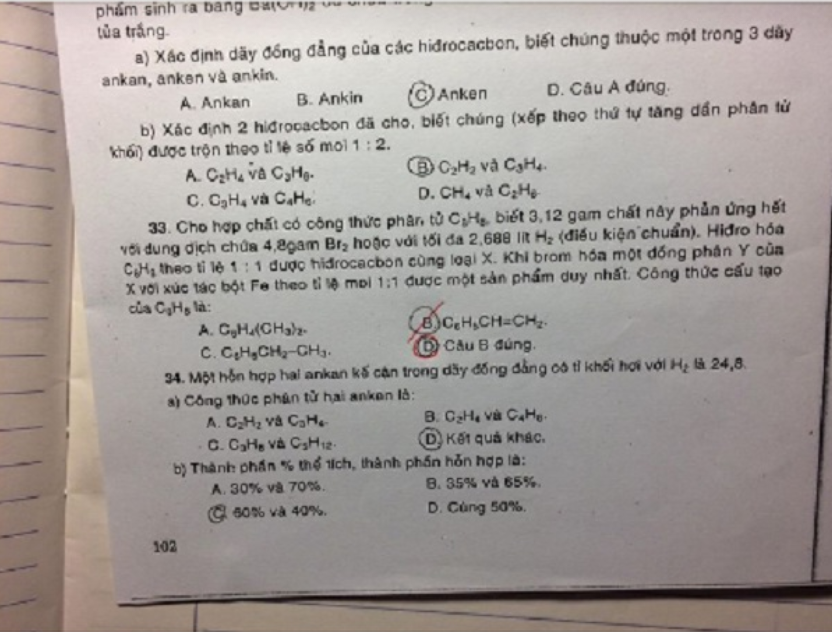
#> input picture projectfinal/exam.png, 832 x 632 px
$ jupyter execute 'Autograding .ipynb'   (shell and % lines are left out)
#> lines starting #> are read from the running program, lines starting #| are printed output that depends on the picture; after the words box and inside, x2 and y2 are one past the last pixel; in counts of white or black regions, pixels touching at a corner belong together
[cell 1]
import numpy as np
import matplotlib.pyplot as plt
import cv2

[cell 2]
plt.rcParams['figure.figsize'] = [6, 8]

[cell 3]
# Chuyển thành ảnh xám
img = cv2.imread('exam.png', cv2.IMREAD_GRAYSCALE)
#> img: shape (632, 832); min 0, max 247, mean 156.6
plt.imshow(img, cmap='gray')

[cell 4]
blurred = cv2.GaussianBlur(img, (5, 5), 0)
plt.imshow(blurred, cmap='gray')

[cell 5]
# Chuyển thành ảnh đen trắng bằng Gaussian Threshold
# (với những phép toán như tìm contour hoặc binary_fill_holes sẽ xử lý hiệu quả hơn trên ảnh đen trắng nên cần có bước này)
im = cv2.adaptiveThreshold(img,255,cv2.ADAPTIVE_THRESH_GAUSSIAN_C,\
            cv2.THRESH_BINARY,31,7)
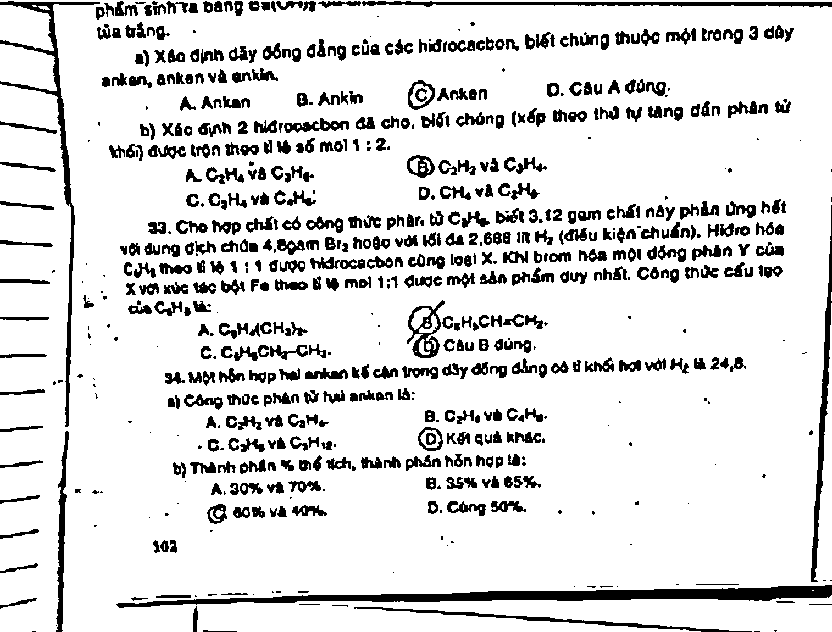
#> im: shape (632, 832); 86.8% white; 669 black regions (146 under 20 px), largest, box (x1, y1, x2, y2) and area: (116, 585, 832, 608) 5788, (0, 1, 100, 427) 2670, (811, 205, 832, 582) 1708
plt.imshow(im, cmap='gray')

[cell 6]
# lấp chỗ trống trong những hình tròn
from scipy.ndimage.morphology import binary_fill_holes

# binary_fill_holes là 1 hàm binary delation
clean_image = binary_fill_holes(255 - im)
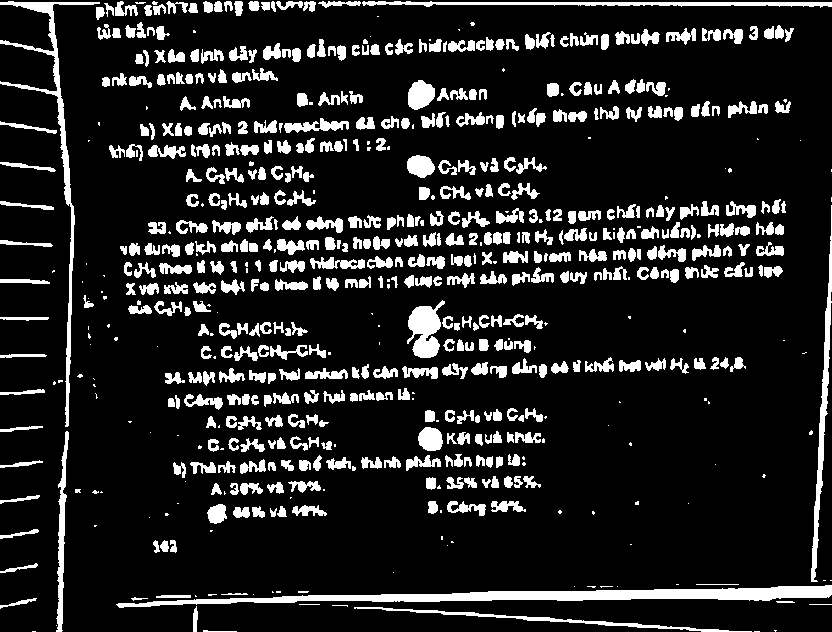
#> clean_image: shape (632, 832) bool; 13.9% white; 667 white regions (146 under 20 px), largest, box (x1, y1, x2, y2) and area: (116, 585, 832, 608) 5790, (0, 1, 100, 427) 2711, (811, 205, 832, 582) 1708
plt.imshow(clean_image, cmap='gray')

[cell 7]
clean_image = np.float32(clean_image)

[cell 8]
# Opening (mục đích để loại bỏ trường hợp 2 hình tròn dính nhau, hoặc hình tròn dính vào chữ,
# tuy nhiên opening làm mất dấu khi các hình tròn bị gạch chéo)
kernel = cv2.getStructuringElement(cv2.MORPH_RECT, (7,7))
opening = cv2.morphologyEx(clean_image, cv2.MORPH_OPEN, kernel)
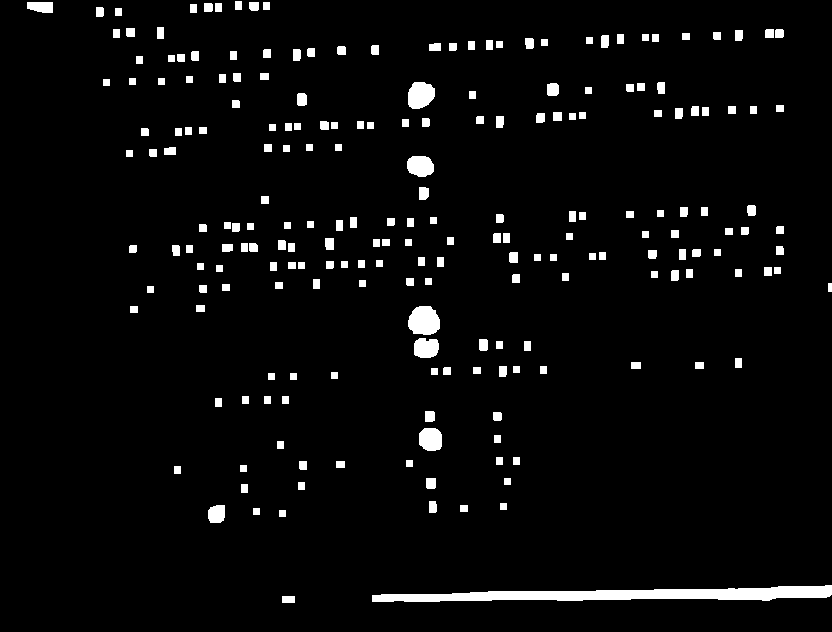
#> opening: shape (632, 832) float32; values 0 (black) and 1 (white), 4% white; 216 white regions, largest, box (x1, y1, x2, y2) and area: (372, 585, 832, 602) 4475, (408, 306, 440, 335) 749, (408, 82, 435, 109) 585
plt.imshow(opening, cmap='gray')

[cell 9]
# Closing (thử cho vui thôi, không hiệu quả)
kernel = cv2.getStructuringElement(cv2.MORPH_RECT, (3,3))
closing = cv2.morphologyEx(clean_image, cv2.MORPH_CLOSE, kernel)
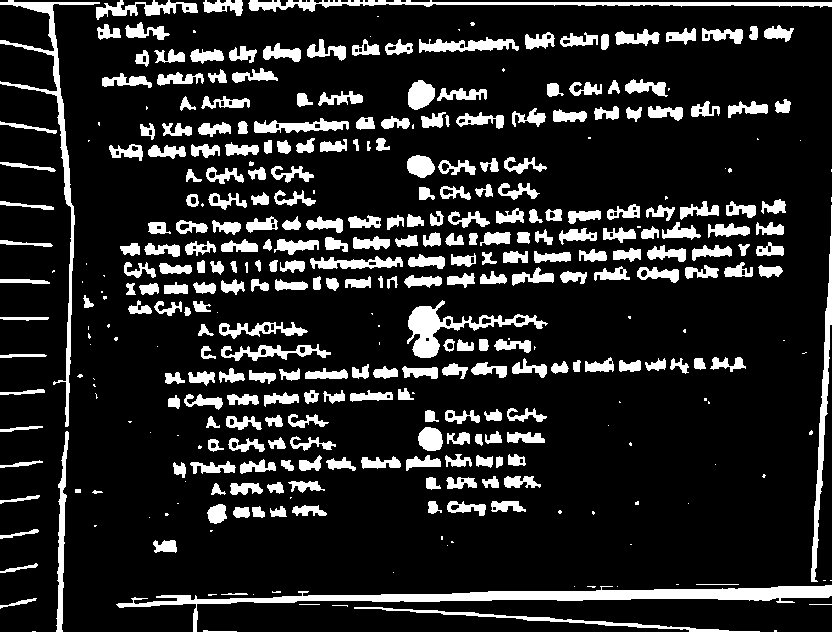
#> closing: shape (632, 832) float32; values 0 (black) and 1 (white), 15.1% white; 369 white regions (89 under 20 px)
plt.imshow(closing, cmap='gray')

[cell 10]
# Lấy ra vị trí các contour (contour là 1 chuỗi tọa độ (x_i, y_) các điểm có cùng độ sáng dọc theo biên của 1 object (t đang hiểu là thế))
contours, _ = cv2.findContours(opening.astype(np.uint8), # pylint: disable=unused-variable
                                  cv2.RETR_EXTERNAL,
                                  cv2.CHAIN_APPROX_NONE)
#> contours = 216 contours; largest, box (x1, y1, x2, y2) and area: (372, 585, 832, 602) 4008, (408, 306, 440, 335) 702, (408, 82, 435, 109) 544, (407, 156, 434, 177) 430, (419, 428, 442, 451) 425

# Vẽ contour
obj_image = np.zeros(opening.shape)
for index, cnt in enumerate(contours):
    print(cnt.shape)
    print(cnt)
    cv2.drawContours(opening, [cnt], 0, 255, -1)
#> this loop made 216 passes
#> (printed output is left out)
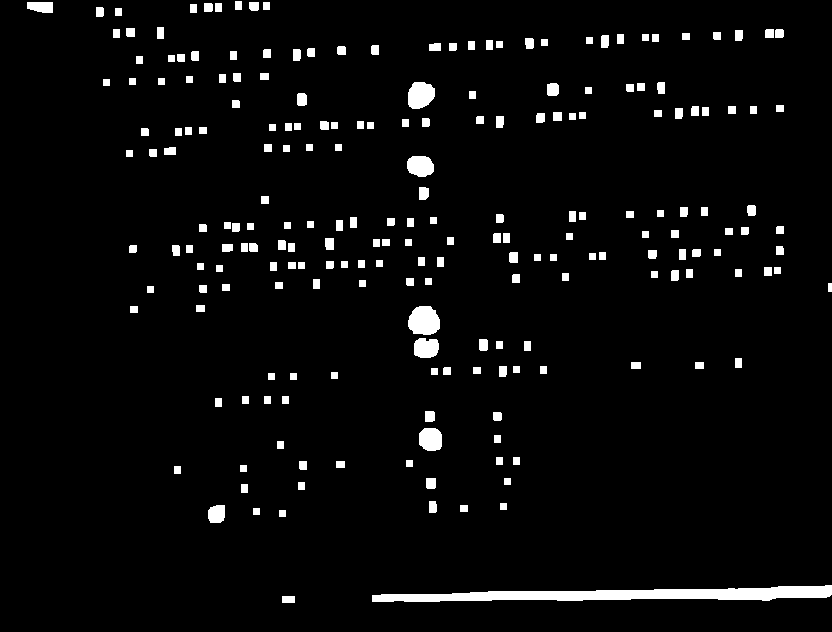
#> opening: shape (632, 832) float32; 4% white; 216 white regions, largest, box (x1, y1, x2, y2) and area: (372, 585, 832, 602) 4475, (408, 306, 440, 335) 749, (408, 82, 435, 109) 585

Ta có công thức $\frac{4\pi^2r^2}{C^2}=1$ trong đó $C$ là chu vi của hình tròn, giờ ta xác định giá trị $\alpha=\frac{4\pi area}{P^2}$ với $P$ là chu vi của `contour` và nếu giá trị $\alpha$ lớn hơn hoặc bằng `round_thresh` thì ta chấp nhận `contour` đấy là vòng tròn. Ngoài ra trong ảnh các chữ cái cũng có thể tạo thành contour với `area` nhỏ, nên cần phải có một `threshold` nữa cho `area`

[cell 11]
import matplotlib.pyplot as plt

round_thresh = 0.6

plt.figure()
height, width = obj_image.shape
#> height = 632; width = 832
plt.imshow(opening.astype(np.uint8), cmap='gray')
areas = []
alphas = []

# print('Object      Area Perimeter Roundness')
for ind, contour in enumerate(contours):
    # tính chu vi của contour
    perimeter = cv2.arcLength(contour, True)
    # tính diện tích của contour
    area = cv2.contourArea(contour)
    areas.append(area)

    # nếu như chu vi bằng 0 hoặc area nhỏ hơn threshold thì ta đặt ngay góc alpha = 0
    if perimeter==0 or area<150:
        alpha = 0
    else:
        alpha = 4*np.pi*area/(perimeter**2)
        alphas.append(alpha)

    # Vẽ vòng tròn đỏ tại tâm của contour thỏa mãn điều kiện là vòng tròn
    if alpha > round_thresh:
        moments = cv2.moments(contour)
        cx = int(moments['m10'] / moments['m00'])
        cy = int(moments['m01'] / moments['m00'])
        plt.plot(cx, cy, 'ro')
#> this loop made 216 passes
#> (perimeter, area, alpha, cx, cy) on passes 6, 22, 44, 45: (60.73, 242.5, 0.826, 216, 513), (77.46, 425, 0.89, 430, 438), (80.63, 391, 0.756, 425, 347), (102.8, 702, 0.835, 423, 320)
#> (perimeter, area, alpha) on passes 1, 2, 3, 4, 5, 7: (36, 72, 0), (944.2, 4007.5, 0.0565), (24, 36, 0), (24, 36, 0), (26, 42, 0), (24, 36, 0)
#> after the loop, alphas = [0.0565, 0.826, 0.89, 0.756, 0.835, 0.852, 0.845, 0.596]; areas = 216 values, max 4007.5 at index 1, min 24 at index 50, mean 79.95

axes = plt.gca()
axes.set_xlim([0, width])
axes.set_ylim([height, 0])

plt.show()
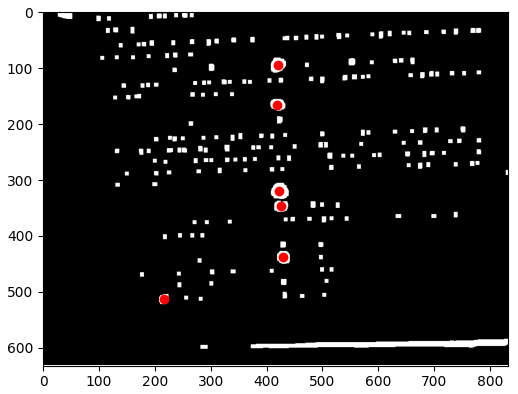
#> figure drawn by matplotlib, 1 panel
